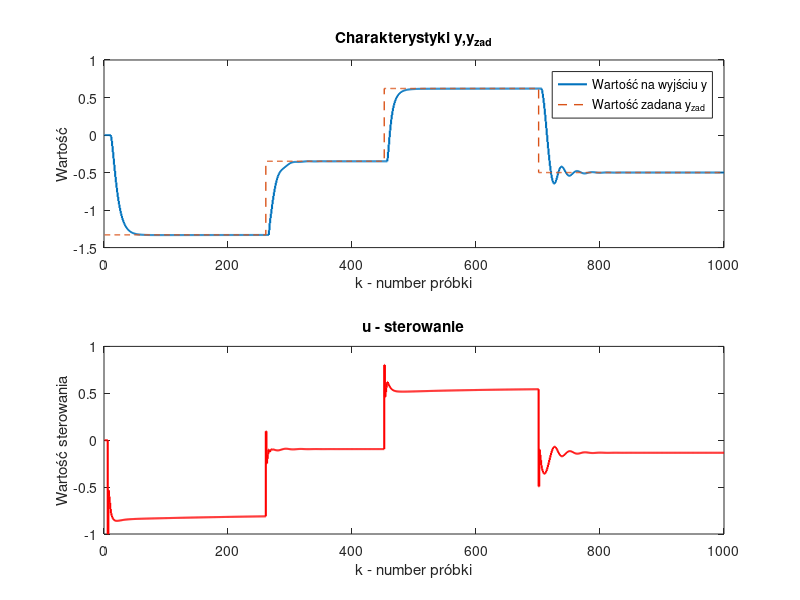

This chart was generated by the following MATLAB code: (Note: this script raises an error after producing the figure.)
clear;
%% Parametry zadania
Upp = 0;
Ypp = 0;
Umin= -1;
Umax = 1;
Tp=0.5;

%% Parametry regulatora PID
%Random
% Kp = 1.7;
% Ti =13;
% Td = 0.9;

%Ziegler-Nichols
Kp = 0.5;
Ti = 5;
Td = 0.4 ;

%Ziegler-Nichols Updated
% Kp = 3.9;
% Ti = 10.5;
% Td = 2.625;

%% Wyznaczone wartości r1,r2,r0
r1 = Kp*((Tp/(2*Ti)) -2 *(Td/Tp) -1);
r2 = Kp*Td/Tp;
r0 = Kp*(1+(Tp/(2*Ti)) + (Td/Tp));

%% Inicjalizacja wektorów
kk=1000;
u(1:kk)=Upp;
y(1:kk)=Ypp;
e(1:kk)=0;

%% Przykładowe wartości zadanej yzad
yzad(1:260)=-1.33;
yzad(261:451)= -0.35;
yzad(452:700) = 0.62;
yzad(701:1000) = -0.5;
%% Parametry z zadania 2
alpha1 = -1.489028;
alpha2 = 0.535261;
beta1 = 0.012757;
beta2 = 0.010360;
x1(1:kk) =0;
x2(1:kk) = 0;
%% Pętla regulatora
for k=6:kk
g1 = (exp(7.5 * u(k-5))-1)/(exp(7.5*u(k-5))+1);
x1(k) = -alpha1 * x1(k-1) + x2(k-1) + beta1 * g1;
x2(k) = -alpha2 * x1(k-1) + beta2 *g1;
g2 = 1.2 * (1 - exp(-1.5 * x1(k)));
y(k) = g2;
 e(k)=yzad(k)-y(k);
 u(k)=r2*e(k-2)+r1*e(k-1)+r0*e(k)+u(k-1);

%% Skalowanie wartości u

% Sprawdzenie czy skok znajduje się w przedziale
% deltau = u(k) - u(k-1);
% u(k) = u(k-1) + min(abs(deltau), abs(deltaumax)) * sign(deltau);

% Sprawdzenie czy U znajduje się w przedziale, ew. ścięcie
u(k) = max(min(u(k),Umax),Umin);
end
%% Przygotowanie wykresów i wizualizacja
t = linspace(1,kk,kk);
figure
subplot(2,1,2)
stairs(t,u,'LineWidth',1.5, Color='r');
title('u - sterowanie');
xlabel('k - number próbki');
ylabel("Wartość sterowania")
subplot(2,1,1)
% matlab2tikz ('zad4PID_u.tex' , 'showInfo' , false)
stairs(t,y,'LineWidth',1.5);
hold on;
stairs(t,yzad,'LineWidth',1, 'LineStyle','--');
title('Charakterystyki y,y_{zad}');
xlabel('k - number próbki');
ylabel('Wartość')
legend("Wartość na wyjściu y", "Wartość zadana y_{zad}",Location="northwest")
matlab2tikz ('zad5dodPID.tex' , 'showInfo' , false)